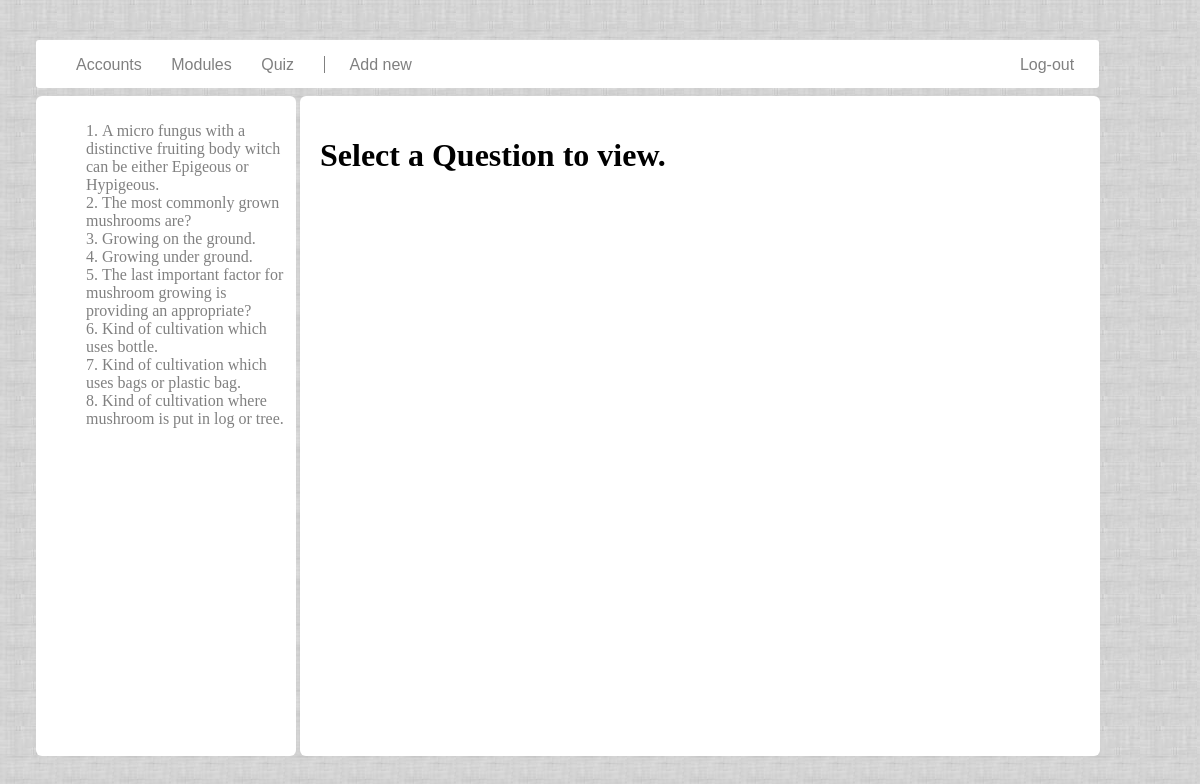
Screenshot of /navigator/admin-quiz.php with the database file from the repository.
### tables this page shows
CREATE TABLE `quiz` (
  `id` int(11) NOT NULL AUTO_INCREMENT,
  `question` text NOT NULL,
  `choice1` varchar(45) NOT NULL,
  `choice2` varchar(45) NOT NULL,
  `choice3` varchar(45) NOT NULL,
  `answer` int(10) unsigned NOT NULL,
  PRIMARY KEY (`id`)
);

### navigator/admin-quiz.php (the view, shortened to what this page needs)
<html>
	<head>
	</head>
	<body>
		<div id="navigator">
			<ul>
				<li><a href="admin-index.php" id="user" class="selected">Accounts</a></li>
				<li><a href="admin-module.php">Modules</a></li>
				<li><a href="admin-quiz.php">Quiz</a></li>
				<li id="new"><a href="sql/add-quiz.php" ">Add new</a></li>
				<li id="log-out"><a href="log-out.php" id="log-out">Log-out</a></li>
			</ul>
		</div>
			<div id="side-content">
					<?php
						$res=mysql_query("SELECT * FROM quiz ORDER BY id ASC");
						$ctr=1;
							echo "<ul>";
							while($row = mysql_fetch_array($res))
							{
								echo "<li><a href=\"#\" onClick=\"showContent(".$row['id'].")\">".$ctr.".&nbsp;".$row['question']."</a></li>";$ctr++;
							}
							echo "</ul>";
					?>
			</div>
			<div id="quiz-content">
				<div id="quiz-content-cont"><h1>Select a Question to view.</h1></div>
			</div>
	</body>
</html>

### navigator/admin-quiz.php (style rules this page uses)
body { background-image:url("../images/design/main-bg.png"); }
#navigator { width:88.6%; height:6%; position:absolute; top:5%; left:3%; background-color:white; border-radius:3px 3px 3px; font-family: verdana,helvetica,arial,sans-serif; }
#log-out { float:right; }
#navigator>ul>li { list-style:none; display:inline; padding-right:25px; color:gray; }
#navigator>ul>li>a { color:gray; text-decoration:none; }
#new { border-left:1px solid gray; }
#new>a { padding-left:25px; }
#side-content { width:20%; height:80%; position: absolute; top: 12%; left: 3%; padding: 10px; overflow: scroll; background-color:white; border-radius: 6px 6px 6px; }
#side-content>ul>li { list-style:none; }
#side-content>ul>li>a { text-decoration:none; color:gray; }
#quiz-content { width:65%; height:80%; position: absolute; top: 12%; left: 25%; padding: 10px; background-color:white; border-radius: 6px 6px 6px; }
#quiz-content-cont { width:96%; height:88%; top: 8%; left: 1%; padding: 10px; overflow: scroll; background-color:white; border-radius: 6px 6px 6px; }

### rows the page displays
quiz: question "A micro fungus with a distinctive fruiting body witch can be either Epigeous or Hypigeous."
quiz: question "The most commonly grown mushrooms are?"
quiz: question "Growing on the ground."
quiz: question "Growing under ground."
quiz: question "The last important factor for mushroom growing is providing an appropriate?"
quiz: question "Kind of cultivation which uses bottle."
quiz: question "Kind of cultivation which uses bags or plastic bag."
quiz: question "Kind of cultivation where mushroom is put in log or tree."
